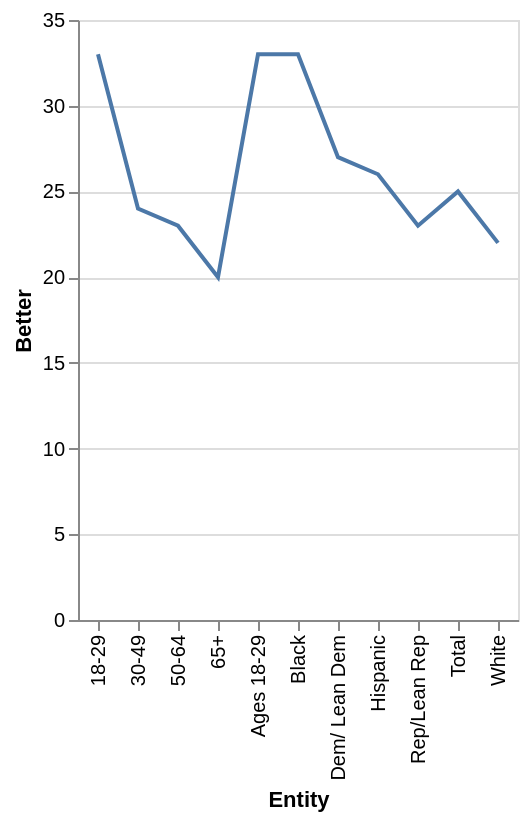

The Vega-Lite source for this figure:
### Vega-Lite specification from a JSON file in a GitHub repository (floating-point values rounded to 4 significant figures)
{"$schema": "https://vega.github.io/schema/vega-lite/v5.json", "description": "Line chart auto-generated from CSV", "data": {"values": [{"Entity": "Dem/ Lean Dem", "Better": "27", "the About same": "23", "Worse": "49", "Worse.1": "0"}, {"Entity": "Rep/Lean Rep", "Better": "23", "the About same": "29", "Worse": "47", "Worse.1": "0"}, {"Entity": "Hispanic", "Better": "26", "the About same": "29", "Worse": "44", "Worse.1": "0"}, {"Entity": "Black", "Better": "33", "the About same": "29", "Worse": "37", "Worse.1": "0"}, {"Entity": "White", "Better": "22", "the About same": "25", "Worse": "52", "Worse.1": "0"}, {"Entity": "65+", "Better": "20", "the About same": "27", "Worse": "51", "Worse.1": "0"}, {"Entity": "50-64", "Better": "23", "the About same": "24", "Worse": "52", "Worse.1": "0"}, {"Entity": "30-49", "Better": "24", "the About same": "29", "Worse": "47", "Worse.1": "0"}, {"Entity": "Ages 18-29", "Better": "33", "the About same": "23", "Worse": "43", "Worse.1": "0"}, {"Entity": "18-29", "Better": "33", "the About same": "23", "Worse": "43", "Worse.1": "0"}, {"Entity": "Total", "Better": "25", "the About same": "26", "Worse": "48", "Worse.1": "0"}]}, "mark": "line", "encoding": {"x": {"field": "Entity", "type": "ordinal"}, "y": {"field": "Better", "type": "quantitative"}}}
